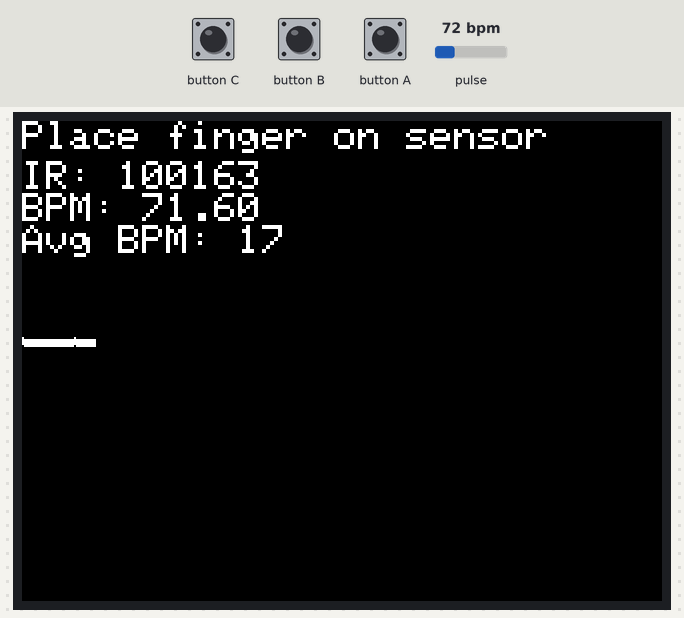
The sketch below on a simulated ESP32. Parts: 320×240 colour display. The inputs (shaded band) are chosen by the test bench; at power-on: pulse 72 bpm. What the sketch prints to the serial monitor is not drawn.

Above: at 1.3 s.
1.4 s: pulse set to 42 bpm
At 1.59 s:
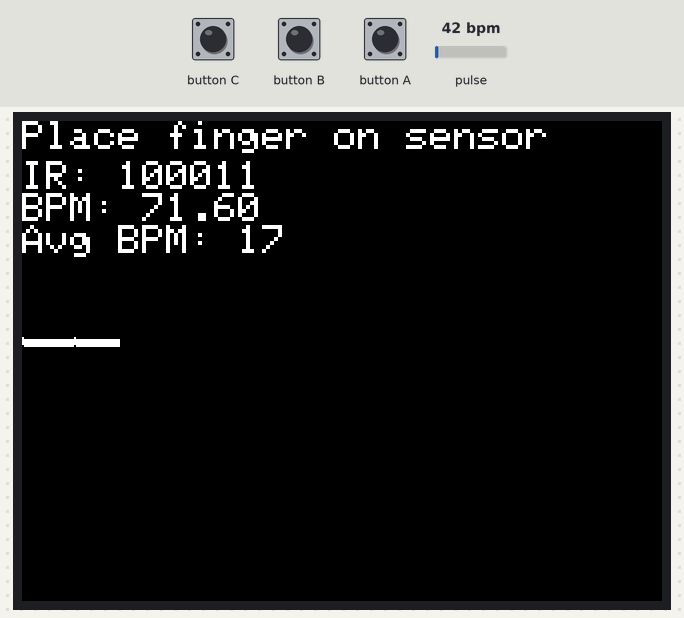
2.9 s: button C pressed for 0.15 s
3.6 s: button B pressed for 0.15 s
4.3 s: button A pressed for 0.15 s
At 4.78 s:
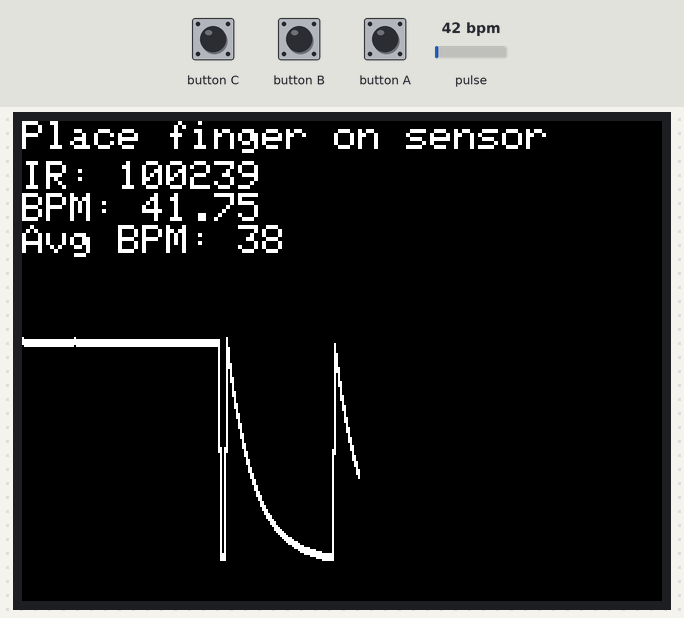
5.0 s: button C pressed for 1 s
At 6.06 s:
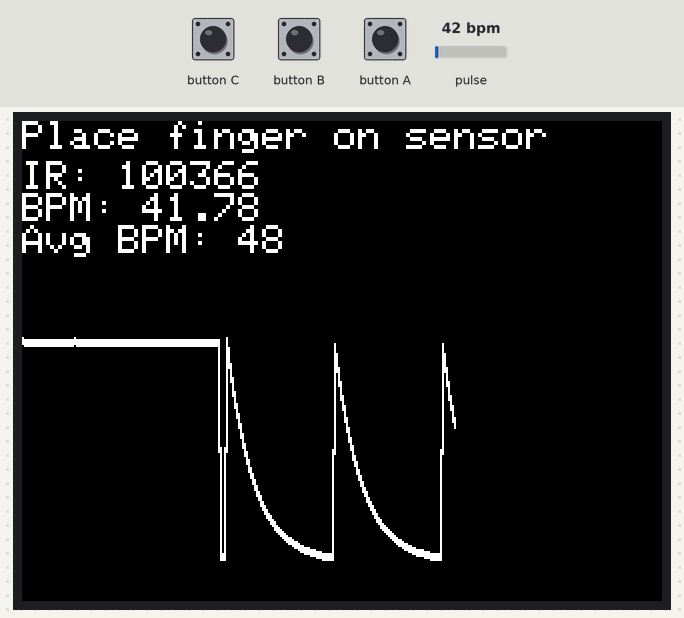
6.6 s: button B pressed for 1 s
At 9.14 s:
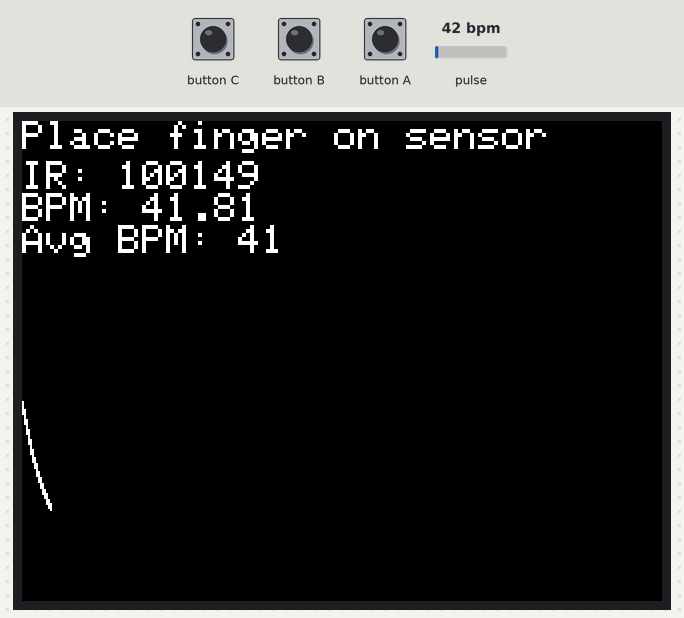
Timing chart, 0 to 9.2 s (numbered marks = the images above; inputs shaded):
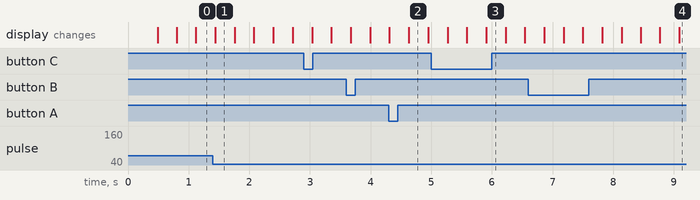

The sketch:

max30102_pleth.ino
```cpp
#include <M5Stack.h>
#include <Wire.h>
#include "MAX30105.h"
#include "heartRate.h"

MAX30105 particleSensor;

const byte RATE_SIZE = 4;
byte rates[RATE_SIZE];
byte rateSpot = 0;
long lastBeat = 0;

float beatsPerMinute;
int beatAvg;

const int graphHeight = 110; // Altura del gráfico en la pantalla
const int graphWidth = 320; // Ancho del gráfico (ancho total de la pantalla del M5Stack)
int graphX = 0; // Posición actual en el eje X para el gráfico

const int numReadings = 100; // Número de lecturas para el cálculo de irMin y irMax
long irReadings[numReadings]; // Arreglo para almacenar las lecturas
int readIndex = 0; // Índice actual para el siguiente valor de lectura

int lastY = 0; // Almacena la última posición Y del gráfico

void drawThickLine(int x0, int y0, int x1, int y1, int thickness, uint16_t color) {
  for (int i = -thickness / 2; i < thickness / 2 + thickness % 2; i++) {
    M5.Lcd.drawLine(x0, y0 + i, x1, y1 + i, color);
  }
}


void setup() {
  M5.begin();
  M5.Lcd.setTextColor(WHITE, BLACK);
  M5.Lcd.setTextSize(2);

  Serial.begin(115200);

  if (!particleSensor.begin(Wire, I2C_SPEED_FAST)) {
    M5.Lcd.println("Sensor not found");
    while (1);
  }

  particleSensor.setup();
  particleSensor.setPulseAmplitudeRed(0x0A);
  particleSensor.setPulseAmplitudeGreen(0);

  M5.Lcd.println("Place finger on sensor");
}

void loop() {
  M5.update();
  long irValue = particleSensor.getIR();
  Serial.println(irValue);

  if (checkForBeat(irValue) == true) {
    long delta = millis() - lastBeat;
    lastBeat = millis();

    beatsPerMinute = 60 / (delta / 1000.0);

    if (beatsPerMinute < 255 && beatsPerMinute > 20) {
      rates[rateSpot++] = (byte)beatsPerMinute;
      rateSpot %= RATE_SIZE;

      beatAvg = 0;
      for (byte x = 0; x < RATE_SIZE; x++) {
        beatAvg += rates[x];
      }
      beatAvg /= RATE_SIZE;
    }
  }

  // Actualizar el arreglo de lecturas y el índice
  irReadings[readIndex] = irValue;
  readIndex++;
  if (readIndex >= numReadings) {
    readIndex = 0; // Volver al inicio del arreglo
  }

  // Recalcular irMax e irMin
  long irMax = 0;
  long irMin = 100000;
  for (int i = 0; i < numReadings; i++) {
    if (irReadings[i] > irMax) {
      irMax = irReadings[i];
    }
    if (irReadings[i] < irMin) {
      irMin = irReadings[i];
    }
  }


//  // Dibuja el gráfico
//  int yPos = map(irValue, irMin, irMax, graphHeight, 0); // Mapea el valor IR a la altura del gráfico
//  yPos = constrain(yPos, 0, graphHeight); // Asegura que el valor esté dentro del rango de la pantalla
//
//  M5.Lcd.drawPixel(graphX, 100 + yPos, WHITE); // Dibuja el punto en la posición correspondiente

//  graphX++;
//  if (graphX >= graphWidth) {
//    graphX = 0;
//    M5.Lcd.fillRect(0, 100, graphWidth, graphHeight, BLACK); // Limpia el área del gráfico
//  }


  // Dibuja el gráfico con líneas
  int yPos = map(irValue, irMin, irMax, graphHeight, 0);
  yPos = constrain(yPos, 0, graphHeight);

  if(graphX > 0) { // Asegúrate de que no es la primera lectura
//    M5.Lcd.drawLine(graphX - 1, graphHeight + lastY, graphX, graphHeight + yPos, WHITE);
    drawThickLine(graphX - 1, graphHeight + lastY, graphX, graphHeight + yPos, 4, WHITE);
  }
  lastY = yPos; // Actualiza lastY para la próxima lectura

  graphX++;
  if (graphX >= graphWidth) {
    graphX = 0;
    lastY = 0; // Restablece lastY cuando se limpia el gráfico
    M5.Lcd.fillRect(0, 100, graphWidth, graphHeight+20, BLACK);
  }


  // Actualización de la información de texto
//  M5.Lcd.fillRect(0, 0, 320, 200, BLACK); // Limpia la parte superior de la pantalla
  M5.Lcd.setCursor(0, 20);
  M5.Lcd.printf("IR: %d\nBPM: %.2f\nAvg BPM: %d", irValue, beatsPerMinute, beatAvg);

  if (irValue < 50000) {
    M5.Lcd.println("\nNo finger?");
  }
  else {
    M5.Lcd.println("\n          ");
    }
}
```
